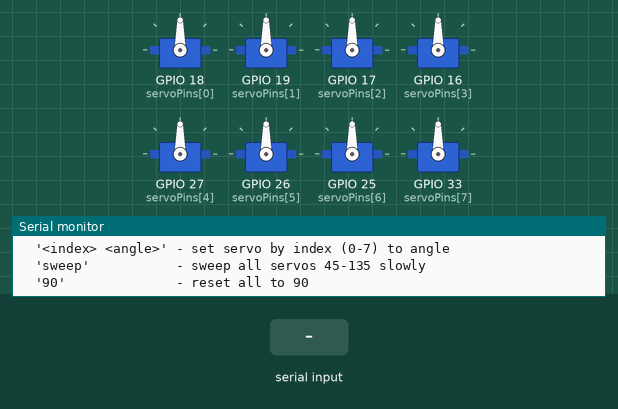
This sketch was run on a simulated ESP32. Parts: 8 × servo, the last lines printed to the serial monitor. The inputs (shaded band) are chosen by the test bench.

Above: at 2.9 s.
3.0 s: "sweep\n" received over Serial
At 5.0 s:
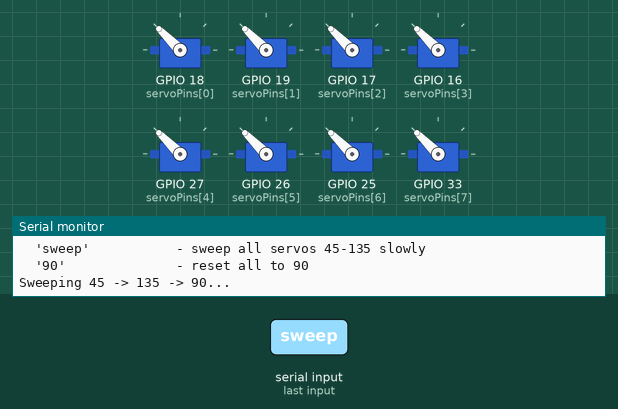
9.0 s: "sweep 1\n" received over Serial
12.0 s: "all  45\n" received over Serial
At 12.7 s:
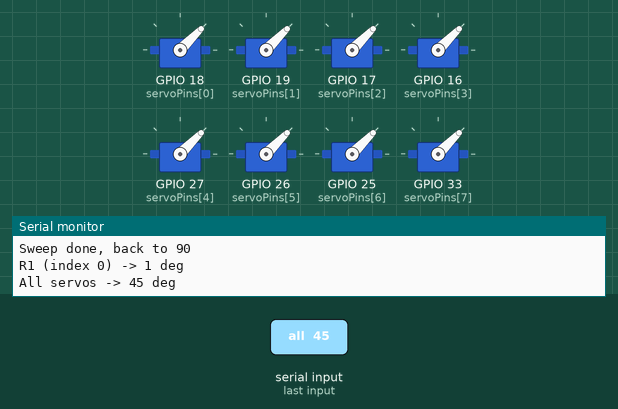
13.8 s: "sweep 150\n" received over Serial
At 14.4 s:
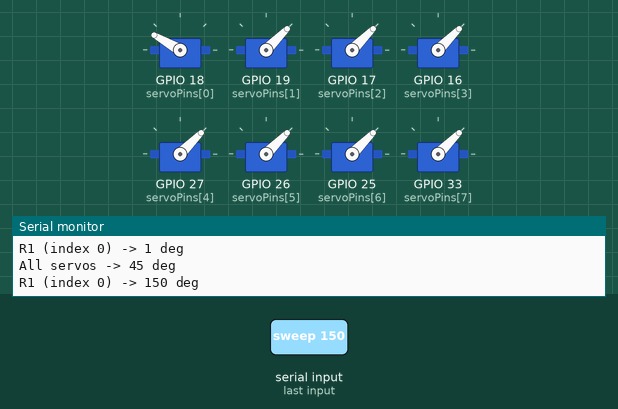
15.3 s: "90\n" received over Serial
At 15.52 s:
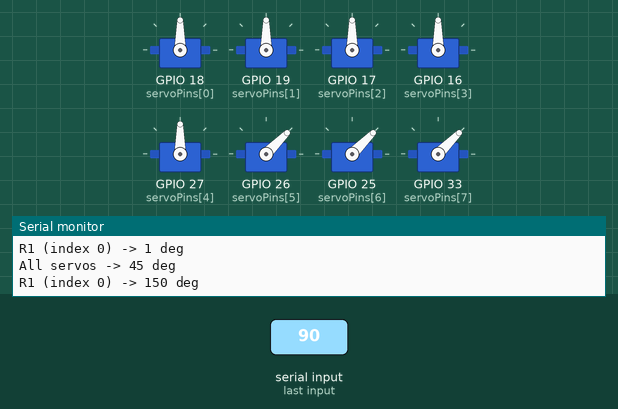
17.1 s: "sweep 150\n" received over Serial
At 18.1 s:
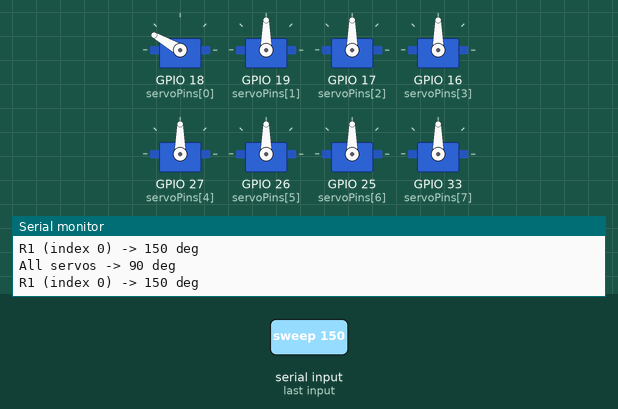
Timing chart, 0 to 19.6 s (numbered marks = the images above; inputs shaded):
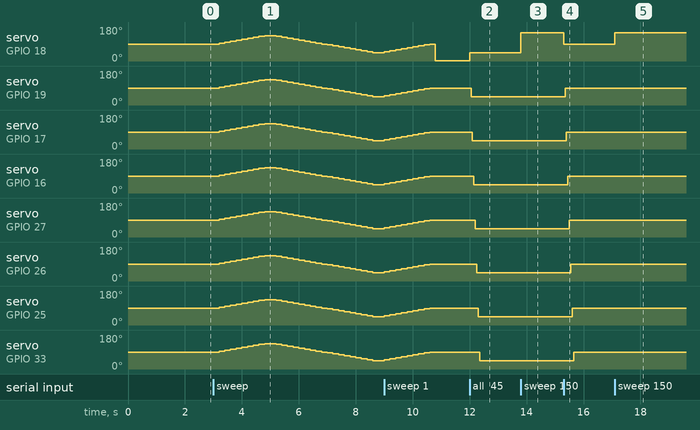

The sketch:

calibrate-90.ino
```cpp
// Sesame Servo Calibration - All servos to 90 degrees
// Upload this BEFORE attaching joints to servo shafts.
//
// Custom pinout:
//   R1=GPIO18, R2=GPIO19, L1=GPIO17, L2=GPIO16
//   R3=GPIO26, R4=GPIO27, L3=GPIO25, L4=GPIO33
//
// Servo order in array: {R1, R2, L1, L2, R4, R3, L3, L4}
// (matches firmware enum order)

#include <ESP32Servo.h>

Servo servos[8];

// Your pinout: Index order is {R1, R2, L1, L2, R4, R3, L3, L4}
const int servoPins[8] = {18, 19, 17, 16, 27, 26, 25, 33};
const char* servoNames[8] = {"R1", "R2", "L1", "L2", "R4", "R3", "L3", "L4"};

void setup() {
  Serial.begin(115200);
  delay(500);
  Serial.println("\n=== Sesame Servo Calibration ===");
  Serial.println("Setting all servos to 90 degrees...\n");

  ESP32PWM::allocateTimer(0);
  ESP32PWM::allocateTimer(1);
  ESP32PWM::allocateTimer(2);
  ESP32PWM::allocateTimer(3);

  for (int i = 0; i < 8; i++) {
    servos[i].setPeriodHertz(50);
    servos[i].attach(servoPins[i], 732, 2929);
    delay(50);
  }

  // Set all to 90 degrees with staggered timing to prevent brownout
  for (int i = 0; i < 8; i++) {
    servos[i].write(90);
    Serial.printf("  %s (GPIO %d) -> 90 deg\n", servoNames[i], servoPins[i]);
    delay(100);
  }

  Serial.println("\nAll servos at 90 degrees!");
  Serial.println("You can now attach the joints to the servo shafts.");
  Serial.println("\nCommands via Serial Monitor:");
  Serial.println("  'all <angle>'     - set all servos to angle (0-180)");
  Serial.println("  '<index> <angle>' - set servo by index (0-7) to angle");
  Serial.println("  'sweep'           - sweep all servos 45-135 slowly");
  Serial.println("  '90'              - reset all to 90");
}

void loop() {
  if (Serial.available()) {
    String input = Serial.readStringUntil('\n');
    input.trim();

    if (input == "90") {
      for (int i = 0; i < 8; i++) {
        servos[i].write(90);
        delay(50);
      }
      Serial.println("All servos -> 90 deg");
    }
    else if (input.startsWith("all ")) {
      int angle = input.substring(4).toInt();
      angle = constrain(angle, 0, 180);
      for (int i = 0; i < 8; i++) {
        servos[i].write(angle);
        delay(50);
      }
      Serial.printf("All servos -> %d deg\n", angle);
    }
    else if (input == "sweep") {
      Serial.println("Sweeping 45 -> 135 -> 90...");
      for (int a = 90; a <= 135; a += 5) {
        for (int i = 0; i < 8; i++) servos[i].write(a);
        delay(200);
      }
      for (int a = 135; a >= 45; a -= 5) {
        for (int i = 0; i < 8; i++) servos[i].write(a);
        delay(200);
      }
      for (int a = 45; a <= 90; a += 5) {
        for (int i = 0; i < 8; i++) servos[i].write(a);
        delay(200);
      }
      Serial.println("Sweep done, back to 90");
    }
    else {
      // Parse "<index> <angle>"
      int spaceIdx = input.indexOf(' ');
      if (spaceIdx > 0) {
        int idx = input.substring(0, spaceIdx).toInt();
        int angle = input.substring(spaceIdx + 1).toInt();
        if (idx >= 0 && idx < 8) {
          angle = constrain(angle, 0, 180);
          servos[idx].write(angle);
          Serial.printf("%s (index %d) -> %d deg\n", servoNames[idx], idx, angle);
        }
      }
    }
  }
}
```

Measured:
- after the input at 3.0 s, servo on GPIO 18 (servoPins[0]), servo on GPIO 19 (servoPins[1]), servo on GPIO 17 (servoPins[2]), servo on GPIO 16 (servoPins[3]), servo on GPIO 27 (servoPins[4]), servo on GPIO 26 (servoPins[5]), servo on GPIO 25 (servoPins[6]), servo on GPIO 33 (servoPins[7]): rises from 90° to 135° in 1.6 s, then falls to 45° in 3.8 s
- after the input at 12.0 s, servo on GPIO 18 (servoPins[0]): 1° → 45° at once; servo on GPIO 19 (servoPins[1]): 90° → 45° after 0.05 s; servo on GPIO 17 (servoPins[2]): 90° → 45° after 0.10 s; servo on GPIO 16 (servoPins[3]): 90° → 45° after 0.15 s; servo on GPIO 27 (servoPins[4]): 90° → 45° after 0.20 s
- after the input at 13.8 s, servo on GPIO 18 (servoPins[0]): 45° → 150° at once
- after the input at 15.3 s, servo on GPIO 18 (servoPins[0]): 150° → 90° at once; servo on GPIO 19 (servoPins[1]): 45° → 90° after 0.05 s; servo on GPIO 17 (servoPins[2]): 45° → 90° after 0.10 s; servo on GPIO 16 (servoPins[3]): 45° → 90° after 0.15 s; servo on GPIO 27 (servoPins[4]): 45° → 90° after 0.20 s
- after the input at 17.1 s, servo on GPIO 18 (servoPins[0]): 90° → 150° at once
